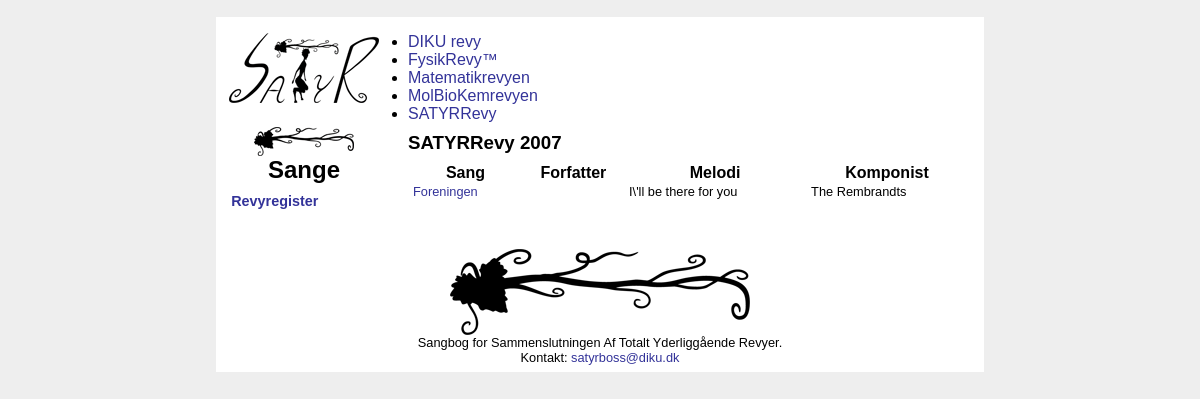
The page /revuelist.php?revueid=5 on the database its author committed.
### tables this page shows
CREATE TABLE IF NOT EXISTS `revues` (
  `revueId` int(11) NOT NULL AUTO_INCREMENT,
  `revueName` varchar(33) NOT NULL DEFAULT '',
  PRIMARY KEY (`revueId`)
);

CREATE TABLE IF NOT EXISTS `songs` (
  `songId` int(11) NOT NULL AUTO_INCREMENT,
  `title` varchar(33) NOT NULL DEFAULT '',
  `year` int(4) NOT NULL DEFAULT '0',
  `originalMelody` varchar(66) NOT NULL DEFAULT '',
  `composer` varchar(66) NOT NULL DEFAULT '',
  `revueId` int(11) NOT NULL DEFAULT '1',
  `number` int(11) NOT NULL DEFAULT '0',
  `youtube` varchar(66) NOT NULL DEFAULT '',
  `text` text NOT NULL,
  `TeX` text NOT NULL,
  `instructions` text NOT NULL,
  PRIMARY KEY (`songId`)
);

### templates/db.class.php (called while the page is built, shortened)
<?
class DB_class {
	var $username = "";
	var $password = "";
	var $hostname = "localhost";
	var $dbcon = 0;
	var $query_test = 0;
	function connect() {
		$this->dbcon = mysql_connect($this->hostname,$this->username,$this->password);
	}
	function query($query) {
		if ($query != "") {
			$this->query_test = mysql_query($query,$this->dbcon);
		} else {
			echo "Query is empty";
			exit;
		}
		return $this->query_test;
	}
	function fetch_array($result) {
		$this->temp = mysql_fetch_assoc($result);
		return $this->temp;
	}
}
?>

### templates/views.php (the view, shortened to what this page needs)
<?
function revueList($intRevueId) {
	global $DB;
	$result = $DB->query("
		select
			revueId,
			revueName
		from revues
	");
	echo '<ul id="revueList">';
	while ($row = $DB->fetch_array($result)) {
?>
		<li><a href="<? echo $_GLOBAL['SCRIPT_NAME'] ?>?revueid=<? echo $row['revueId'] ?>" class="<? if ($intRevueId == $row['revueId']) echo 'active' ?>"><? echo $row['revueName'] ?></a></li>
<?
	}
	echo '</ul>';
}
function revueYearList($intRevueId) {
	global $DB;
	$result = $DB->query("
		select
			revueName,
			songs.songId,
			year,
			title,
			composer,
			originalMelody,
			authors.authorId,
			authorName
		from revues
			join songs using(revueId)
			left join songAuthorLink using(songId)
			left join authors using(authorId)
		where revues.revueId = $intRevueId
		group by songs.songId
		order by year desc, number
	");
	$yearComparison = 0;
	while ($row = $DB->fetch_array($result)) {
		extract($row);
		if ($yearComparison != $year) {
?>
<?
			$yearComparison = $year;
			$zebra = true;
?>
			<h3><? echo $revueName.' '.$year ?></h3>
			<table>
				<thead>
					<tr>
						<th>Sang</th>
						<th>Forfatter</th>
						<th>Melodi</th>
						<th>Komponist</th>
					</tr>
				</thead>
				<tbody>
<?
		}
?>
					<tr class="<? echo ($zebra = !$zebra) ? 'odd' : '' ?>">
						<td><a href="song.php?id=<? echo $songId ?>"><? echo $title ?></a></td>
						<td><a href="author.php?id=<? echo $authorId ?>"><? echo $authorName ?></a></td>
						<td><? echo $originalMelody ?></td>
						<td><? echo $composer ?></td>
					</tr>
<?
	}
	if ($yearComparison) {
?>
		</tbody>
	</table>
<?
	}
}
?>

### css/global.css (style rules this page uses)
* { margin: 0; padding: 0; font-family: tahoma, verdana, arial, sans-serif; }
body { background-color: #eee; overflow-y: scroll; }
a { text-decoration: none; color: #339; }
h3 { margin-top: 0.5em; margin-bottom: 0.5em; }
table { border-collapse: collapse; width: 100%; margin-bottom: 1em; }
tr td { font-size: 0.8em; padding: 2px 5px; }

### rows shown on the page
revues: revueName "DIKU revy"
revues: revueName "FysikRevy™"
revues: revueName "Matematikrevyen"
revues: revueName "MolBioKemrevyen"
revues: revueName "SATYRRevy"
songs: revueId.revueName "SATYRRevy", year "2007", title "Foreningen", originalMelody "I\\'ll be there for you", composer "The Rembrandts"
